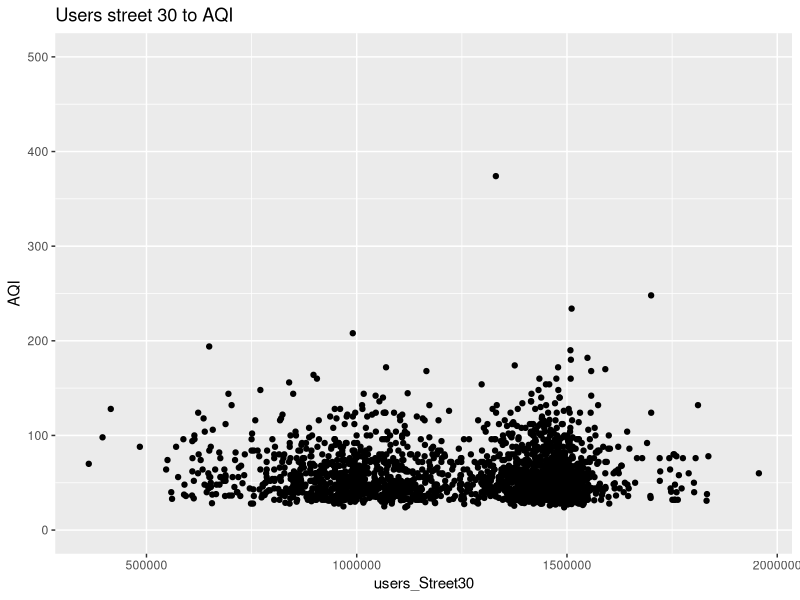
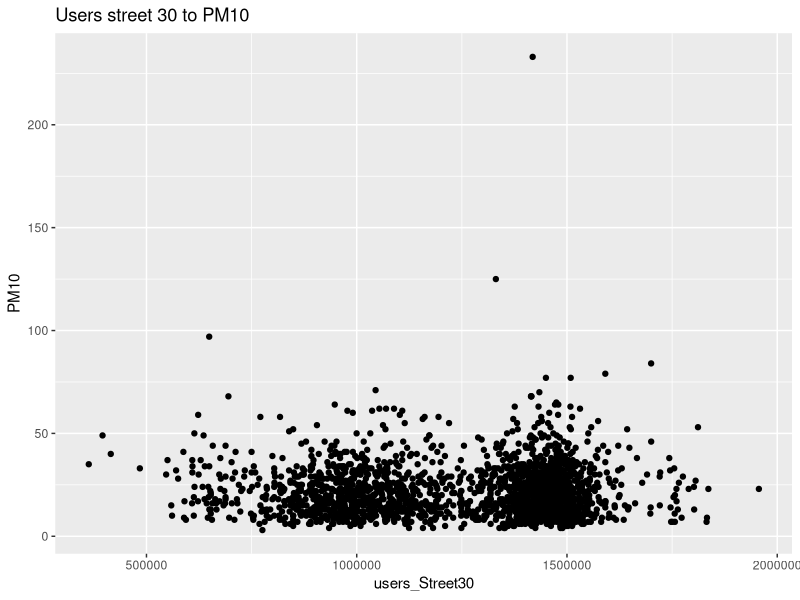
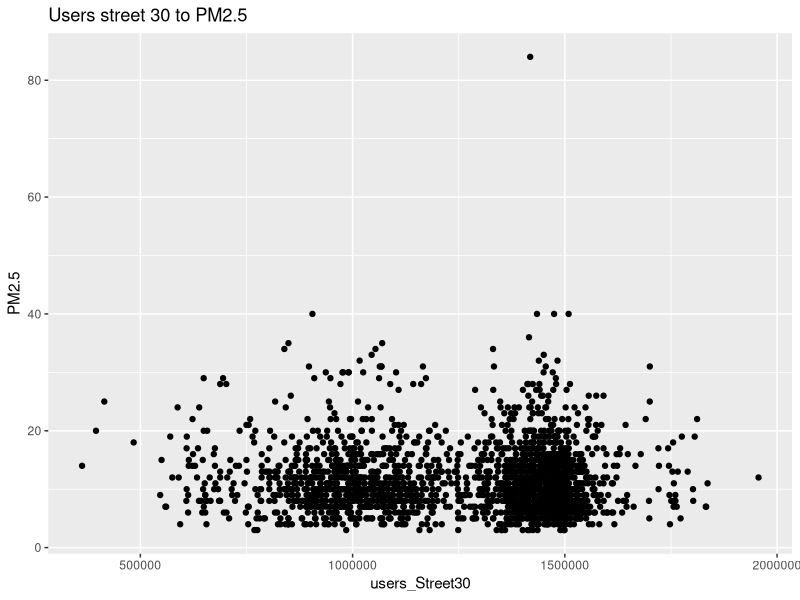
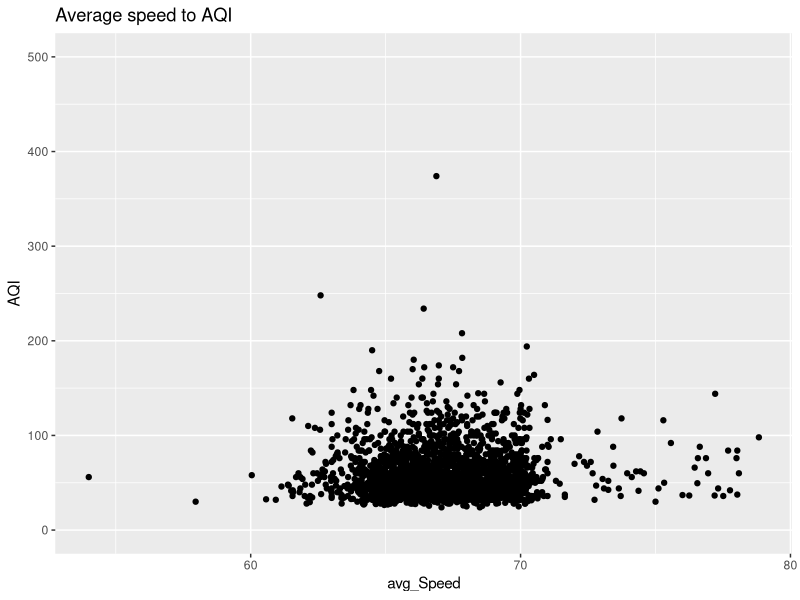
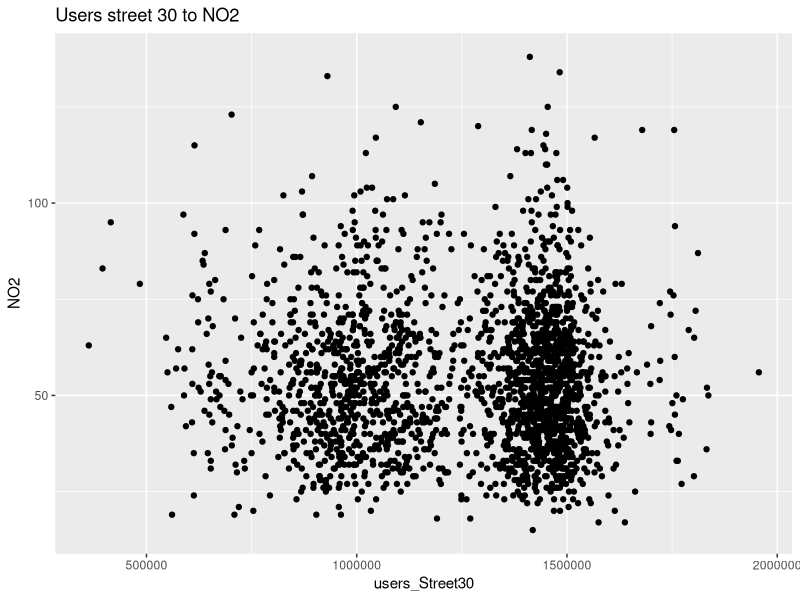
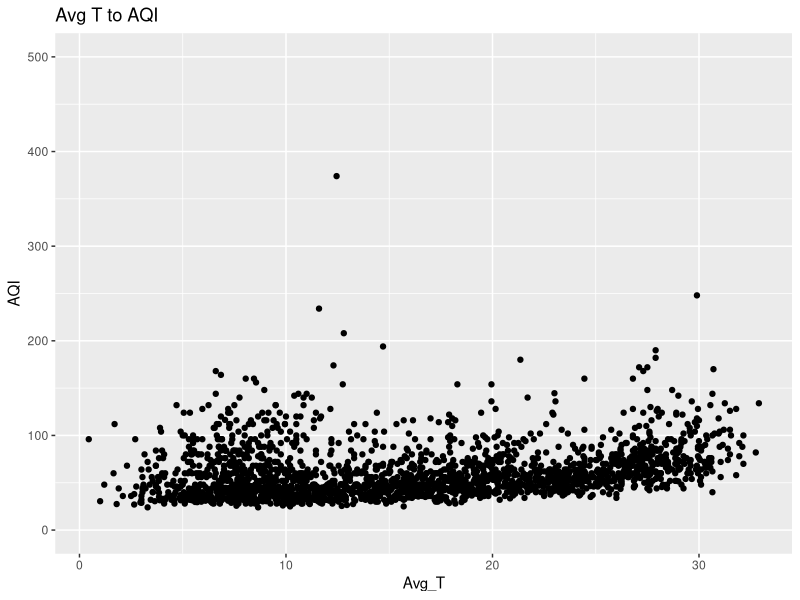
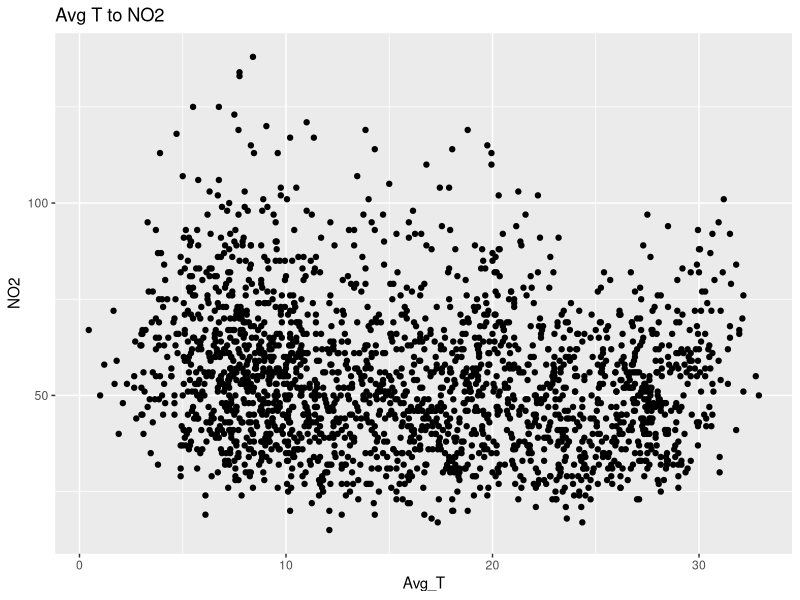

These charts were generated, in order, by the following R code:
rm(list=ls())


library(tidyverse)
library(XML)
require(XML)
library(writexl)
library("readxl")


Total <- read_excel("Cleaned_Total.xlsx")

#plot of AQI to users street 30a
ggplot(data = Total) + 
  geom_point(mapping = aes(x=users_Street30, y=AQI))+
  # geom_smooth(mapping = aes(x= Date, y=AQI))+
        ylim(0,500)+
  ggtitle("Users street 30 to AQI")


#plot of PM10 to users street 30
ggplot(data = Total) + 
  geom_point(mapping = aes(x=users_Street30, y=PM10))+
  # geom_smooth(mapping = aes(x= Date, y=AQI))+
  # ylim(0,500)+
  ggtitle("Users street 30 to PM10")


#plot of PM2.5 to users street 30
ggplot(data = Total) + 
  geom_point(mapping = aes(x=users_Street30, y=PM2.5))+
  # geom_smooth(mapping = aes(x= Date, y=AQI))+
  # ylim(0,500)+
  ggtitle("Users street 30 to PM2.5")

#plot of AQI to users street 30
ggplot(data = Total) + 
  geom_point(mapping = aes(x=avg_Speed, y=AQI))+
  # geom_smooth(mapping = aes(x= Date, y=AQI))+
  ylim(0,500)+
  ggtitle("Average speed to AQI")

#plot of NO2 to users street 30
ggplot(data = Total) + 
  geom_point(mapping = aes(x=users_Street30, y=NO2))+
  # geom_smooth(mapping = aes(x= Date, y=AQI))+
  # ylim(0,500)+
  ggtitle("Users street 30 to NO2")


#plot of AQI to average T
ggplot(data = Total) + 
  geom_point(mapping = aes(x=Avg_T, y=AQI))+
  # geom_smooth(mapping = aes(x= Date, y=AQI))+
  ylim(0,500)+
  ggtitle("Avg T to AQI")


#plot of NO2 to average T
ggplot(data = Total) + 
  geom_point(mapping = aes(x=Avg_T, y=NO2))+
  # geom_smooth(mapping = aes(x= Date, y=AQI))+
  # ylim(0,500)+
  ggtitle("Avg T to NO2")
